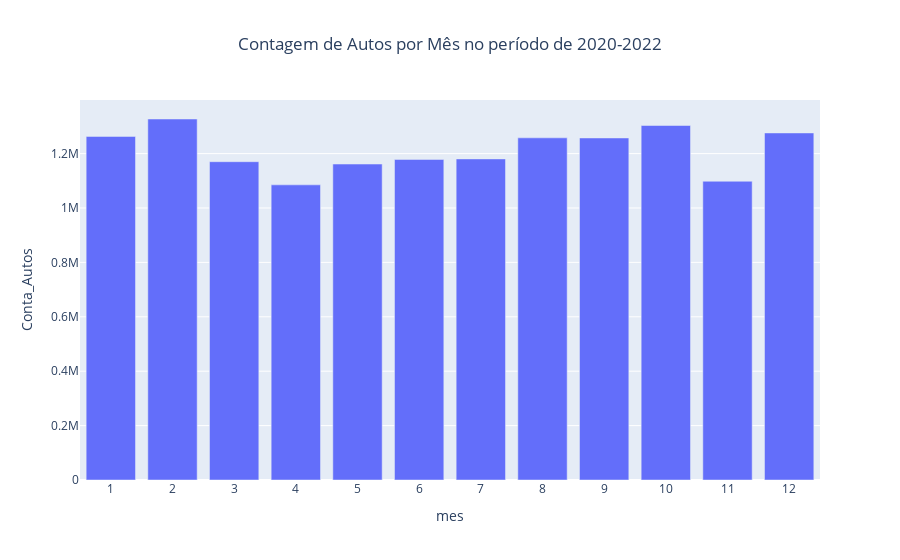

The notebook cell saved with this chart:
### Code cell
# Gráfico de barras do df_mes

plot_mes = px.bar(
    df_mes,
    x = 'mes',
    y = 'Conta_Autos',
    title = 'Contagem de Autos por Mês no período de 2020-2022'
)

plot_mes.update_layout(
    xaxis = {'dtick' : 1},
    title_x = 0.5
    )

plot_mes.show('png')

### Figure 1 — Plotly figure (JSON) as saved in the notebook; plotly's stock layout.template omitted (floating-point values rounded to 4 significant figures)
{"data": [{"alignmentgroup": "True", "hovertemplate": "mes=%{x}<br>Conta_Autos=%{y}<extra></extra>", "legendgroup": "", "marker": {"color": "#636efa", "pattern": {"shape": ""}}, "name": "", "offsetgroup": "", "orientation": "v", "showlegend": false, "textposition": "auto", "type": "bar", "x": [2, 10, 12, 1, 8, 9, 7, 6, 3, 5, 11, 4], "xaxis": "x", "y": [1327215, 1303301, 1275938, 1263155, 1257932, 1257497, 1180487, 1178581, 1170239, 1161589, 1098311, 1085114], "yaxis": "y"}], "layout": {"barmode": "relative", "legend": {"tracegroupgap": 0}, "title": {"text": "Contagem de Autos por Mês no período de 2020-2022", "x": 0.5}, "xaxis": {"anchor": "y", "domain": [0, 1], "dtick": 1, "title": {"text": "mes"}}, "yaxis": {"anchor": "x", "domain": [0, 1], "title": {"text": "Conta_Autos"}}}}
